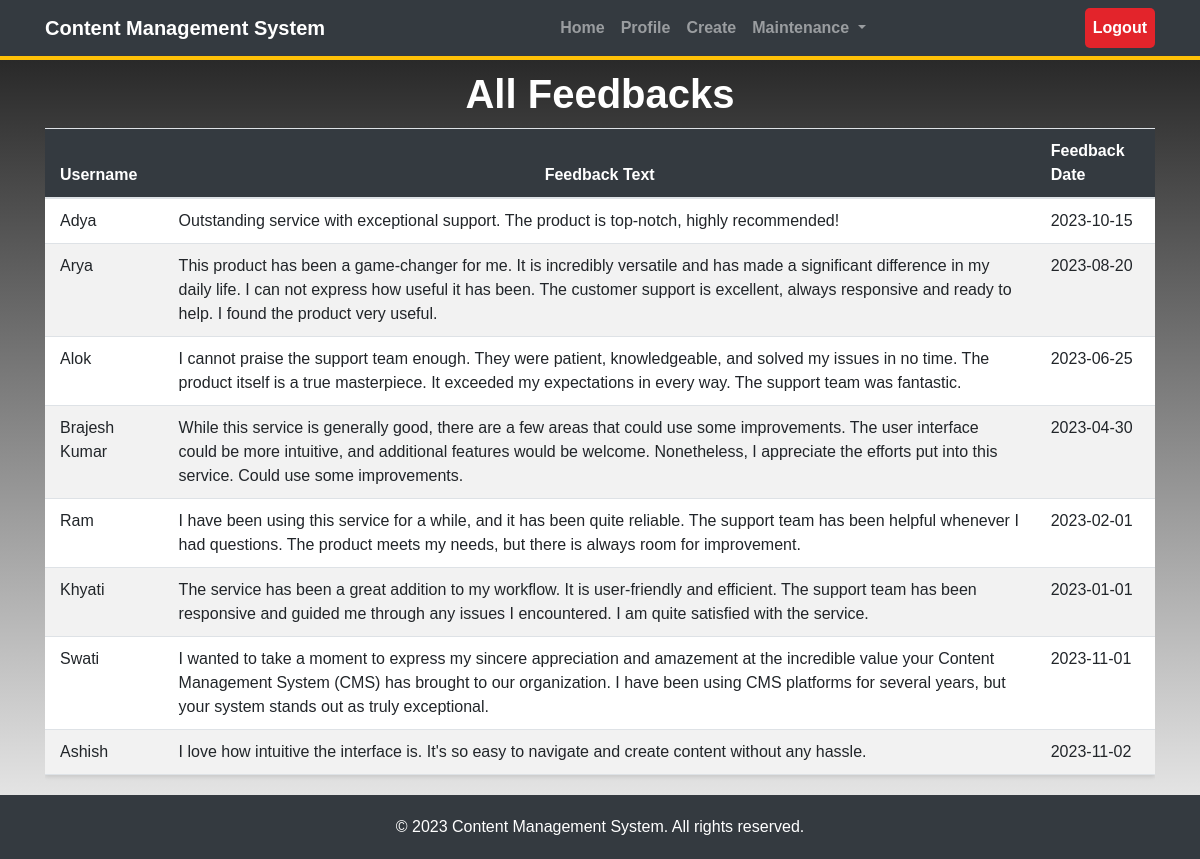
Page /AllFeedbacks.php on the committed database.
### tables this page shows
CREATE TABLE `feedback` (
  `Username` varchar(255) NOT NULL,
  `FeedbackText` text NOT NULL,
  `FeedbackDate` date NOT NULL
);

### AllFeedbacks.php (the view, shortened to what this page needs)
<!DOCTYPE html>
<html>
<head>
  <link rel="stylesheet" href="https://maxcdn.bootstrapcdn.com/bootstrap/4.5.2/css/bootstrap.min.css">
</head>
<body>
<nav class="navbar navbar-expand-md navbar-dark">
    <div class="container">
        <a class="navbar-brand" href="#">Content Management System</a>
        <div class="collapse navbar-collapse" id="collapsibleNavbar">
            <ul class="navbar-nav ml-auto">
                <li class="nav-item">
                    <a class="nav-link" href="http://localhost/ProjectCMS/Index.php">Home</a>
                </li>
                <li class="nav-item">
                    <a class="nav-link" href="http://localhost/ProjectCMS/Profile.php">Profile</a>
                </li>
                <li class="nav-item">
                    <a class="nav-link" href="http://localhost/ProjectCMS/createContent.php">Create</a>
                </li>
                <li class="nav-item dropdown">
                    <a class="nav-link dropdown-toggle" href="#" id="maintenanceDropdown" data-toggle="dropdown" aria-haspopup="true" aria-expanded="false">
                        Maintenance
                    </a>
                </li>
            </ul>
            <ul class="navbar-nav ml-auto">
                <li class="nav-item">
                    <a class="nav-link logout" href="http://localhost/ProjectCMS/Logout.php">Logout</a>
                </li>
            </ul>
        </div>
    </div>
</nav>
<div class="container">
  <h1 style="color: white; margin-top:10px;font-weight: bold;">All Feedbacks</h1>
  <?php
  $servername = "localhost";
  $username = "root";
  $password = "";
  $dbname = "cms";
  $conn = new mysqli($servername, $username, $password, $dbname);
  $query = "SELECT Username, FeedbackText, feedbackDate FROM feedback";
  $stmt = $conn->prepare($query);
  $stmt->execute();
  $result = $stmt->get_result();
  if ($result->num_rows > 0) {
      echo '
      <div class="table-responsive">
          <table class="table table-striped table-hover">
              <thead>
                  <tr>
                      <th>Username</th>
                      <th style="text-align: center;">Feedback Text</th>
                      <th>Feedback Date</th>
                  </tr>
              </thead>
              <tbody>';
      while ($row = $result->fetch_assoc()) {
          echo "<tr>";
          echo "<td>" . $row["Username"] . "</td>";
          echo "<td>" . $row["FeedbackText"] . "</td>";
          echo "<td>" . $row["feedbackDate"] . "</td>";
          echo "</tr>";
      }
      echo '
              </tbody>
          </table>
      </div>
      ';
  } else {
      echo '<div style="text-align: center; background-color: black; color: white; padding: 20px;">';
      echo '<p style="font-size: 24px; font-weight: bold;">No feedbacks found.</p>';
      echo '</div>';
  }
  ?>
</div>
</body>
</html>
<html>
<head>
</head>
<body>
<footer class="footer">
    <p>&copy; 2023 Content Management System. All rights reserved.</p>
</footer>
</body>
</html>

### AllFeedbacks.php (style rules this page uses)
body { background: linear-gradient(to bottom, #1a1a1a, #f4f4f4); background-attachment: fixed; background-repeat: no-repeat; background-size: cover; margin: 0; padding: 0; font-family: Arial, sans-serif; display: flex; flex-direction: column; min-height: 100vh; }
.navbar { background-color: #343a40; border-bottom: 4px solid #ffc107; }
.navbar-brand, .navbar-nav .nav-link { color: #fff; font-weight: bold; }
.table { margin-top: 2px; width: 100%; border-collapse: collapse; margin-bottom: 20px; box-shadow: 0 2px 4px rgba(0, 0, 0, 0.1); }
.table th, .table td { padding: 10px 15px; text-align: left; border-bottom: 1px solid #dee2e6; }
.table thead th { background-color: #343a40; color: #fff; }
.table tbody tr:nth-child(odd) { background-color: #fff; }
.table tbody tr:nth-child(even) { background-color: #f2f2f2; }
.navbar-nav .nav-link.logout { background-color: #E3242B; color: #FFFFFF; border-radius: 5px; }
.container { text-align: center; }
body { display: flex; flex-direction: column; min-height: 100vh; margin: 0; }
footer { background-color: #343a40; color: #fff; padding: 20px 0; text-align: center; margin-top: auto; }
.footer p { margin-bottom: 0; }

### rows in the picture
feedback: Username "Adya", FeedbackText "Outstanding service with exceptional support. The product is top-notch, highly recommended!", FeedbackDate "2023-10-15"
feedback: Username "Arya", FeedbackText "This product has been a game-changer for me. It is incredibly versatile and has made a significant difference in my daily life. I can not express how useful it has been. The customer support is excellent, always responsive and ready to help. I found the product very useful.", FeedbackDate "2023-08-20"
feedback: Username "Alok", FeedbackText "I cannot praise the support team enough. They were patient, knowledgeable, and solved my issues in no time. The product itself is a true masterpiece. It exceeded my expectations in every way. The support team was fantastic.", FeedbackDate "2023-06-25"
feedback: Username "Brajesh Kumar", FeedbackText "While this service is generally good, there are a few areas that could use some improvements. The user interface could be more intuitive, and additional features would be welcome. Nonetheless, I appreciate the efforts put into this service. Could use some improvements.", FeedbackDate "2023-04-30"
feedback: Username "Ram", FeedbackText "I have been using this service for a while, and it has been quite reliable. The support team has been helpful whenever I had questions. The product meets my needs, but there is always room for improvement.", FeedbackDate "2023-02-01"
feedback: Username "Khyati", FeedbackText "The service has been a great addition to my workflow. It is user-friendly and efficient. The support team has been responsive and guided me through any issues I encountered. I am quite satisfied with the service.", FeedbackDate "2023-01-01"
feedback: Username "Swati", FeedbackText "I wanted to take a moment to express my sincere appreciation and amazement at the incredible value your Content Management System (CMS) has brought to our organization. I have been using CMS platforms for several years, but your system stands out as truly exceptional.", FeedbackDate "2023-11-01"
feedback: Username "Ashish", FeedbackText "I love how intuitive the interface is. It's so easy to navigate and create content without any hassle.", FeedbackDate "2023-11-02"
